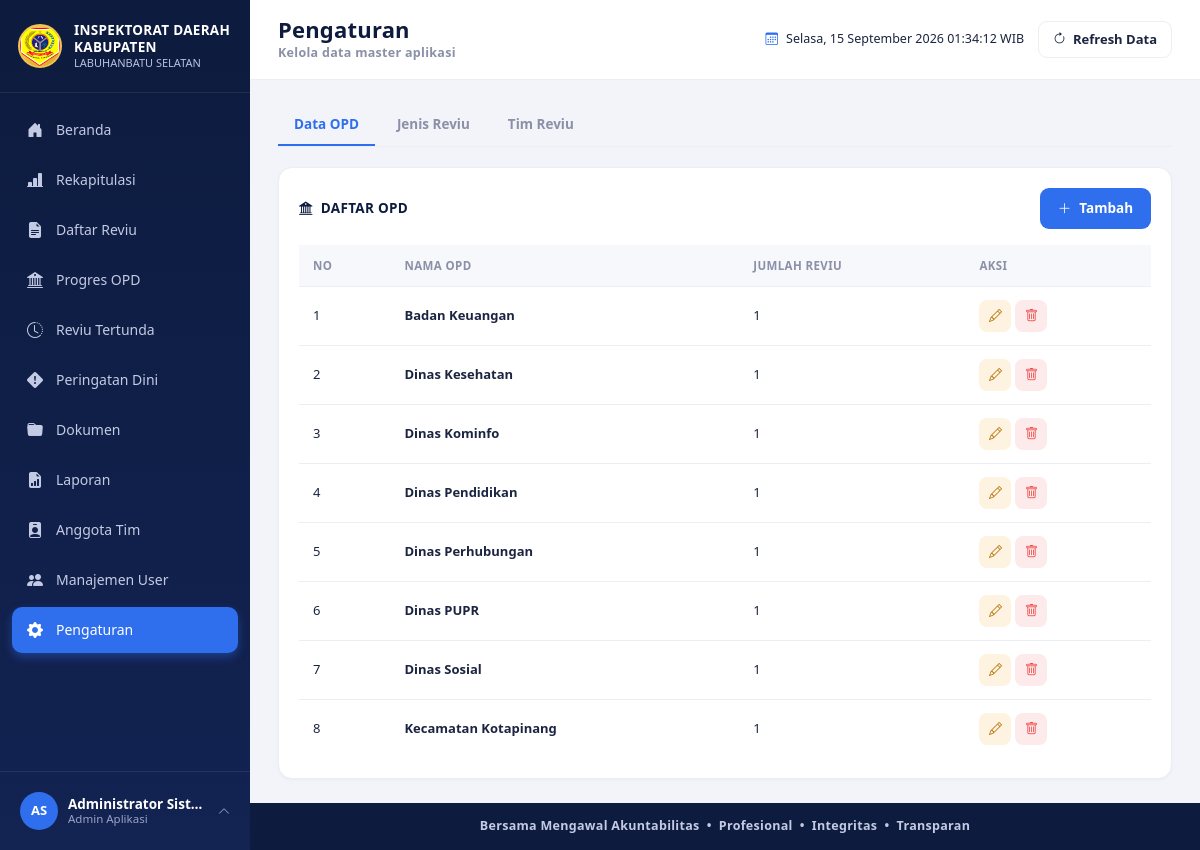
/pengaturan.php (signed in), run on the app's committed database.
### tables this page shows
CREATE TABLE users (
  id INT AUTO_INCREMENT PRIMARY KEY,
  username VARCHAR(50) NOT NULL UNIQUE,
  password VARCHAR(255) NOT NULL,
  nama_lengkap VARCHAR(100) NOT NULL,
  jabatan VARCHAR(100) DEFAULT NULL,
  role_id INT NOT NULL,
  avatar VARCHAR(255) DEFAULT NULL,
  status ENUM('aktif','nonaktif') NOT NULL DEFAULT 'aktif',
  created_at TIMESTAMP DEFAULT CURRENT_TIMESTAMP,
  CONSTRAINT fk_users_role FOREIGN KEY (role_id) REFERENCES roles(id)
);

CREATE TABLE opd (
  id INT AUTO_INCREMENT PRIMARY KEY,
  nama_opd VARCHAR(150) NOT NULL,
  created_at TIMESTAMP DEFAULT CURRENT_TIMESTAMP
);

### includes/auth.php (called while the page is built, shortened)
<?php
require_once __DIR__ . '/../config/database.php';
function is_logged_in()
{
    return isset($_SESSION['user_id']);
}
function base_url($path = '')
{
    return ROOT_URL . $path;
}
function current_user_data()
{
    global $pdo;
    $stmt = $pdo->prepare("SELECT u.*, r.nama_role, r.slug AS role_slug
                            FROM users u JOIN roles r ON r.id = u.role_id
                            WHERE u.id = ? LIMIT 1");
    $stmt->execute([$_SESSION['user_id']]);
    $cached = $stmt->fetch();
    return $cached;
}

### includes/functions.php (called while the page is built, shortened)
<?php
function e($str)
{
    return htmlspecialchars((string) $str, ENT_QUOTES, 'UTF-8');
}
function avatar_url($avatar)
{
    return null;
}
function initials($name)
{
    $parts = preg_split('/\s+/', trim((string) $name));
    $initials = '';
    foreach (array_slice($parts, 0, 2) as $p) {
        if ($p !== '') {
            $initials .= strtoupper(substr($p, 0, 1));
        }
    }
    return $initials !== '' ? $initials : 'U';
}

### pengaturan.php (the view, shortened to what this page needs)
<?php
require_once __DIR__ . '/includes/auth.php';
require_once __DIR__ . '/includes/functions.php';
$tab = $_GET['tab'] ?? 'opd';
$opd_list = $pdo->query("SELECT o.*, (SELECT COUNT(*) FROM reviu r WHERE r.opd_id = o.id) AS jumlah FROM opd o ORDER BY o.nama_opd ASC")->fetchAll();
$jenis_list = $pdo->query("SELECT j.*, (SELECT COUNT(*) FROM reviu r WHERE r.jenis_reviu_id = j.id) AS jumlah FROM jenis_reviu j ORDER BY j.nama_jenis ASC")->fetchAll();
$tim_list = $pdo->query("SELECT t.*, (SELECT COUNT(*) FROM reviu r WHERE r.tim_reviu_id = t.id) AS jumlah FROM tim_reviu t ORDER BY t.nama_tim ASC")->fetchAll();
include __DIR__ . '/includes/header.php';
function render_master_table($items, $type, $column, $label)
{
    echo '<table class="table-x"><thead><tr><th>No</th><th>' . e($label) . '</th><th>Jumlah Reviu</th><th>Aksi</th></tr></thead><tbody>';
    if (empty($items)) {
        echo '<tr><td colspan="4" class="text-center py-4 small-muted">Belum ada data.</td></tr>';
    } else {
        $no = 1;
        foreach ($items as $it) {
            echo '<tr>';
            echo '<td>' . $no++ . '</td>';
            echo '<td><b>' . e($it[$column]) . '</b></td>';
            echo '<td>' . (int) $it['jumlah'] . '</td>';
            echo '<td><div class="d-flex gap-1">';
            echo '<button type="button" class="btn-eye" style="background:var(--amber-light); color:#b9770e;" onclick="openEditMaster(\'' . $type . '\',' . (int)$it['id'] . ',' . json_encode($it[$column], JSON_UNESCAPED_UNICODE | JSON_HEX_APOS | JSON_HEX_QUOT) . ')"><i class="bi bi-pencil"></i></button>';
            echo '<form method="POST" action="process/process_master.php" style="display:inline;" data-confirm="Yakin hapus data \'' . e($it[$column]) . '\'? Data yang masih dipakai reviu tidak bisa dihapus." data-confirm-button="Ya, Hapus">';
            echo '<button type="submit" class="btn-eye" style="background:var(--red-light); color:var(--red);"><i class="bi bi-trash"></i></button>';
            echo '</form></div></td></tr>';
        }
    }
    echo '</tbody></table>';
}
?>
<div class="tab-x">
  <a href="?tab=opd" style="text-decoration:none;"><button class="<?= $tab==='opd'?'active':'' ?>">Data OPD</button></a>
  <a href="?tab=jenis_reviu" style="text-decoration:none;"><button class="<?= $tab==='jenis_reviu'?'active':'' ?>">Jenis Reviu</button></a>
  <a href="?tab=tim_reviu" style="text-decoration:none;"><button class="<?= $tab==='tim_reviu'?'active':'' ?>">Tim Reviu</button></a>
</div>
<div class="card-x">
  <div class="d-flex justify-content-between align-items-center mb-3">
    <div class="card-x-title mb-0">
      <?php if ($tab === 'opd'): ?><i class="bi bi-bank2"></i> DAFTAR OPD
      <?php elseif ($tab === 'jenis_reviu'): ?><i class="bi bi-tags-fill"></i> DAFTAR JENIS REVIU
      <?php else: ?><i class="bi bi-people-fill"></i> DAFTAR TIM REVIU
      <?php endif; ?>
    </div>
    <button type="button" class="btn-x btn-primary-x" onclick="openAddMaster('<?= $tab ?>')"><i class="bi bi-plus-lg"></i> Tambah</button>
  </div>
  <div style="overflow-x:auto;">
    <?php
    if ($tab === 'opd') render_master_table($opd_list, 'opd', 'nama_opd', 'Nama OPD');
    elseif ($tab === 'jenis_reviu') render_master_table($jenis_list, 'jenis_reviu', 'nama_jenis', 'Nama Jenis Reviu');
    else render_master_table($tim_list, 'tim_reviu', 'nama_tim', 'Nama Tim Reviu');
    ?>
  </div>
</div>
<?php
include __DIR__ . '/includes/footer.php';
?>

### includes/sidebar.php (shortened to what this page needs)
<?php
$__user = current_user_data();
$__role = current_role();
$__current_page = basename($_SERVER['PHP_SELF']);
$menu_items = [
  ['label' => 'Beranda',         'icon' => 'bi-house-door-fill',            'link' => 'index.php',           'roles' => ['administrator', 'auditor', 'pimpinan']],
  ['label' => 'Rekapitulasi',    'icon' => 'bi-bar-chart-line-fill',        'link' => 'rekapitulasi.php',    'roles' => ['administrator', 'auditor', 'pimpinan']],
  ['label' => 'Daftar Reviu',    'icon' => 'bi-file-earmark-text-fill',     'link' => 'daftar_reviu.php',    'roles' => ['administrator', 'auditor']],
  ['label' => 'Progres OPD',     'icon' => 'bi-bank2',                      'link' => 'progres_opd.php',     'roles' => ['administrator', 'auditor']],
  ['label' => 'Reviu Tertunda',  'icon' => 'bi-clock-history',              'link' => 'reviu_tertunda.php',  'roles' => ['administrator', 'auditor']],
  ['label' => 'Peringatan Dini', 'icon' => 'bi-exclamation-diamond-fill',   'link' => 'peringatan_dini.php', 'roles' => ['administrator', 'auditor', 'pimpinan'], 'badge' => 'early_warning'],
  ['label' => 'Dokumen',         'icon' => 'bi-folder-fill',                'link' => 'dokumen.php',         'roles' => ['administrator', 'auditor']],
  ['label' => 'Laporan',         'icon' => 'bi-file-earmark-bar-graph-fill', 'link' => 'laporan.php',        'roles' => ['administrator', 'auditor']],
  ['label' => 'Anggota Tim',     'icon' => 'bi-person-badge-fill',          'link' => 'anggota_tim.php',     'roles' => ['administrator']],
  ['label' => 'Manajemen User',  'icon' => 'bi-people-fill',                'link' => 'user_management.php', 'roles' => ['administrator']],
  ['label' => 'Pengaturan',      'icon' => 'bi-gear-fill',                  'link' => 'pengaturan.php',      'roles' => ['administrator', 'auditor']],
];
$__avatar = avatar_url($__user['avatar']);
?>
<aside class="sidebar" id="appSidebar">
    <div class="sidebar-brand">
        <img src="<?= e(base_url('assets/images/logo-kabupaten.png')) ?>" alt="Logo Kabupaten Labuhanbatu Selatan"
            class="logo-emblem" onerror="this.style.display='none'">
        <div class="brand-text">
            <div class="t1">INSPEKTORAT DAERAH</div>
            <div class="t1">KABUPATEN</div>
            <div class="t2">LABUHANBATU SELATAN</div>
        </div>
    </div>
    <nav class="sidebar-menu">
        <?php foreach ($menu_items as $item):
      $is_active = $__current_page === $item['link'];
    ?>
        <a href="<?= e(base_url($item['link'])) ?>" class="menu-item <?= $is_active ? 'active' : '' ?>">
            <i class="bi <?= e($item['icon']) ?>"></i>
            <span><?= e($item['label']) ?></span>
        </a>
        <?php endforeach; ?>
    </nav>
    <div class="sidebar-user">
        <div class="user-row" id="userRowToggle">
            <?php if ($__avatar): ?>
            <img src="<?= e($__avatar) ?>" class="avatar-sm" alt="avatar">
            <?php else: ?>
            <div class="avatar-sm"><?= e(initials($__user['nama_lengkap'])) ?></div>
            <?php endif; ?>
            <div class="user-info">
                <div class="u-name"><?= e($__user['nama_lengkap']) ?></div>
                <div class="u-role"><?= e($__user['jabatan'] ? $__user['jabatan'] : role_label($__role)) ?></div>
            </div>
            <i class="bi bi-chevron-up caret"></i>
        </div>
    </div>
</aside>

### assets/css/style.css (style rules this page uses)
:root { --navy:#0d1b3e; --navy-2:#132352; --navy-3:#1b2f66; --blue:#2f6fed; --blue-light:#eaf1ff; --green:#16a34a; --green-light:#e7f7ed; --amber:#f59e0b; --amber-light:#fef3e0; --red:#ef4444; --red-light:#fdeaea; --purple:#8b5cf6; --purple-light:#f1eafe; --gray-bg:#f2f4fa; --text-main:#1b2440; --text-muted:#8a90a6; --border-color:#eceef5; --radius:14px; }
* { box-sizing:border-box; }
body { background:var(--gray-bg); color:var(--text-main); font-family:'Segoe UI', -apple-system, BlinkMacSystemFont, Roboto, Arial, sans-serif; font-size:14.5px; }
a { text-decoration:none; }
.sidebar { width:250px; min-width:250px; background:linear-gradient(180deg,var(--navy) 0%,var(--navy-2) 100%); color:#fff; display:flex; flex-direction:column; position:fixed; top:0; left:0; bottom:0; z-index:1000; }
.sidebar-brand { display:flex; align-items:center; gap:12px; padding:22px 18px; border-bottom:1px solid rgba(255,255,255,.08); }
.sidebar-brand .logo-emblem { width:44px; height:44px; border-radius:50%; background:radial-gradient(circle at 30% 30%, #ffd76a, #d4a017); display:flex; align-items:center; justify-content:center; font-weight:700; color:#3a2c00; font-size:15px; border:2px solid #f0c352; flex-shrink:0; }
.sidebar-brand .brand-text { line-height:1.25; }
.sidebar-brand .brand-text .t1 { font-weight:800; font-size:13.5px; letter-spacing:.3px; }
.sidebar-brand .brand-text .t2 { font-size:11px; color:#b9c2e0; }
.sidebar-menu { padding:14px 12px; flex:1; overflow-y:auto; }
.sidebar-menu .menu-item { display:flex; align-items:center; gap:12px; padding:11px 14px; margin-bottom:4px; border-radius:10px; color:#c3cae4; font-size:14px; font-weight:500; transition:background .15s ease, color .15s ease; }
.sidebar-menu .menu-item i { font-size:16px; width:18px; text-align:center; }
.sidebar-menu .menu-item.active { background:var(--blue); color:#fff; box-shadow:0 4px 10px rgba(47,111,237,.4); }
.sidebar-user { border-top:1px solid rgba(255,255,255,.08); padding:14px 14px; position:relative; }
.sidebar-user .user-row { display:flex; align-items:center; gap:10px; cursor:pointer; padding:6px; border-radius:10px; }
.sidebar-user .avatar-sm { width:38px; height:38px; border-radius:50%; object-fit:cover; background:var(--blue); color:#fff; display:flex; align-items:center; justify-content:center; font-weight:700; font-size:13px; flex-shrink:0; }
.sidebar-user .user-info { line-height:1.2; flex:1; min-width:0; }
.sidebar-user .user-info .u-name { font-size:13.5px; font-weight:700; color:#fff; white-space:nowrap; overflow:hidden; text-overflow:ellipsis; }
.sidebar-user .user-info .u-role { font-size:11.5px; color:#98a3c7; }
.sidebar-user .caret { color:#98a3c7; font-size:12px; }
.card-x { background:#fff; border-radius:var(--radius); border:1px solid var(--border-color); padding:20px; box-shadow:0 1px 3px rgba(20,30,70,.04); }
.card-x .card-x-title { font-size:13.5px; font-weight:800; color:var(--navy); letter-spacing:.3px; margin-bottom:16px; display:flex; align-items:center; gap:8px; }
.table-x { width:100%; border-collapse:separate; border-spacing:0; font-size:13px; }
.table-x thead th { background:#f7f8fc; color:var(--text-muted); font-size:11.5px; text-transform:uppercase; letter-spacing:.4px; font-weight:700; padding:12px 14px; text-align:left; border-bottom:1px solid var(--border-color); white-space:nowrap; }
.table-x tbody td { padding:13px 14px; border-bottom:1px solid var(--border-color); vertical-align:middle; }
.table-x tbody tr:last-child td { border-bottom:none; }
.btn-eye { width:32px; height:32px; border-radius:8px; background:var(--blue-light); color:var(--blue); display:inline-flex; align-items:center; justify-content:center; border:none; }
.btn-x { border:none; border-radius:9px; padding:10px 18px; font-size:13.5px; font-weight:700; display:inline-flex; align-items:center; gap:8px; cursor:pointer; }
.btn-primary-x { background:var(--blue); color:#fff; }
.tab-x { display:flex; gap:6px; border-bottom:1px solid var(--border-color); margin-bottom:20px; }
.tab-x button { background:none; border:none; padding:10px 16px; font-size:13.5px; font-weight:700; color:var(--text-muted); border-bottom:2px solid transparent; cursor:pointer; }
.tab-x button.active { color:var(--blue); border-color:var(--blue); }

### data on the page
users: nama_lengkap "AS", nama_lengkap "Administrator Sist…", jabatan "Admin Aplikasi"
opd: nama_opd "Badan Keuangan", jumlah "1"
opd: nama_opd "Dinas Kesehatan", jumlah "1"
opd: nama_opd "Dinas Kominfo", jumlah "1"
opd: nama_opd "Dinas Pendidikan", jumlah "1"
opd: nama_opd "Dinas Perhubungan", jumlah "1"
opd: nama_opd "Dinas PUPR", jumlah "1"
opd: nama_opd "Dinas Sosial", jumlah "1"
opd: nama_opd "Kecamatan Kotapinang", jumlah "1"

### other printed values
$item['label'] "Beranda"
$item['label'] "Rekapitulasi"
$item['label'] "Daftar Reviu"
$item['label'] "Progres OPD"
$item['label'] "Reviu Tertunda"
$item['label'] "Peringatan Dini"
$item['label'] "Dokumen"
$item['label'] "Laporan"
$item['label'] "Anggota Tim"
$item['label'] "Manajemen User"
$item['label'] "Pengaturan"
$page_title "Pengaturan"
$page_subtitle "Kelola data master aplikasi"
$label "NAMA OPD"
